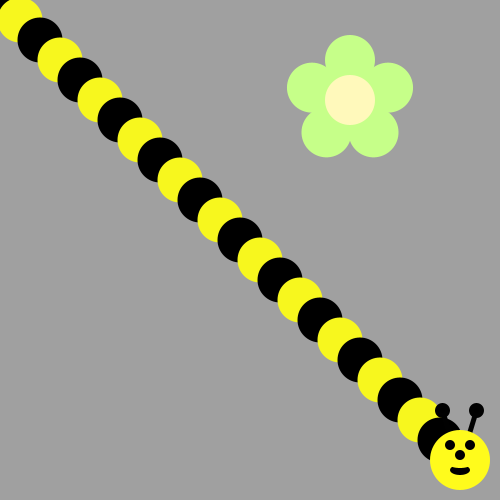
Frame 1 (no input)
Frame 60 (the mouse pressed at the canvas centre just before this capture): identical to frame 1, image omitted
Frame 120 (the mouse held since frame 60 and released just before this capture): identical to frame 1, image omitted

The Processing sketch that drew this single still picture (run headless with seeded random() and noise(); from frame 60 on, the mouse is pressed at the canvas centre):

// Processing sketch: bumble_bee
// ── bumble_bee.pde
void draw() {
  /*Use a loop to make a body for the Bee!
   Then put his head on using drawBeeFace(x,y)
   Use Modulo to make the colors alternate 
   */
}

void drawFlower(int x, int y) {
  noStroke();
  translate(x, y);
  // draw 5 petals, rotating after each one
  fill(#c6ff89);      // green
  for (int i = 0; i < 5; i++) {
    ellipse(0, -40, 50, 50);
    rotate(radians(72));
  }
  fill(#fff9bb); // light yellow
  ellipse(0, 0, 50, 50);
} 
void drawBeeFace(int BeeFaceX, int BeeFaceY) {
  noStroke();
  fill(0, 0, 0);
  stroke(1);
  strokeWeight(5);
  line(BeeFaceX-10, BeeFaceY-27, BeeFaceX-17, BeeFaceY-50);
  line(BeeFaceX+10, BeeFaceY-27, BeeFaceX+17, BeeFaceY-50);
  ellipse(BeeFaceX-17, BeeFaceY-50, 10, 10);
  ellipse(BeeFaceX+17, BeeFaceY-50, 10, 10);
  noStroke();
  fill(255, 251, 28);
  ellipse(BeeFaceX, BeeFaceY, 60, 60); // face
  fill(255, 237, 209);
  fill(0, 0, 0);
  ellipse(BeeFaceX-10, BeeFaceY-15, 10, 10); // eyes
  ellipse(BeeFaceX+10, BeeFaceY-15, 10, 10);
  ellipse(BeeFaceX, BeeFaceY-5, 10, 10); // nose
  ellipse(BeeFaceX, BeeFaceY+10, 20, 10);// mouth
  fill(255, 251, 28);
  ellipse(BeeFaceX, BeeFaceY+5, 20, 6);
}
  void setup() {
    ellipseMode(CENTER);
    size(500, 500);
    background(160, 160, 160);
    drawFlower(350, 100);
    translate(-350, -100);
    fill(0);
    for (int i = 0; i < 23; i++) {
      ellipse(i*20, i*20, 45, 45) ;

      if (i%2==0) {
        fill(#F7F71E);
      } else {
        fill(0);
      }
    }
    drawBeeFace(460,460 );
  }
